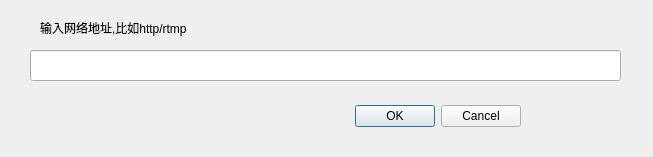
<?xml version="1.0" encoding="UTF-8"?>
<ui version="4.0">
 <class>UrlDialog</class>
 <widget class="QDialog" name="UrlDialog">
  <property name="geometry">
   <rect>
    <x>0</x>
    <y>0</y>
    <width>653</width>
    <height>157</height>
   </rect>
  </property>
  <property name="windowTitle">
   <string>Dialog</string>
  </property>
  <widget class="QDialogButtonBox" name="buttonBox">
   <property name="geometry">
    <rect>
     <x>220</x>
     <y>100</y>
     <width>301</width>
     <height>32</height>
    </rect>
   </property>
   <property name="orientation">
    <enum>Qt::Horizontal</enum>
   </property>
   <property name="standardButtons">
    <set>QDialogButtonBox::Cancel|QDialogButtonBox::Ok</set>
   </property>
  </widget>
  <widget class="QLabel" name="label">
   <property name="geometry">
    <rect>
     <x>40</x>
     <y>20</y>
     <width>231</width>
     <height>16</height>
    </rect>
   </property>
   <property name="text">
    <string>输入网络地址,比如http/rtmp</string>
   </property>
  </widget>
  <widget class="QLineEdit" name="urlLineEdit">
   <property name="geometry">
    <rect>
     <x>30</x>
     <y>50</y>
     <width>591</width>
     <height>31</height>
    </rect>
   </property>
  </widget>
 </widget>
 <resources/>
 <connections>
  <connection>
   <sender>buttonBox</sender>
   <signal>accepted()</signal>
   <receiver>UrlDialog</receiver>
   <slot>accept()</slot>
   <hints>
    <hint type="sourcelabel">
     <x>248</x>
     <y>254</y>
    </hint>
    <hint type="destinationlabel">
     <x>157</x>
     <y>274</y>
    </hint>
   </hints>
  </connection>
  <connection>
   <sender>buttonBox</sender>
   <signal>rejected()</signal>
   <receiver>UrlDialog</receiver>
   <slot>reject()</slot>
   <hints>
    <hint type="sourcelabel">
     <x>316</x>
     <y>260</y>
    </hint>
    <hint type="destinationlabel">
     <x>286</x>
     <y>274</y>
    </hint>
   </hints>
  </connection>
 </connections>
</ui>
